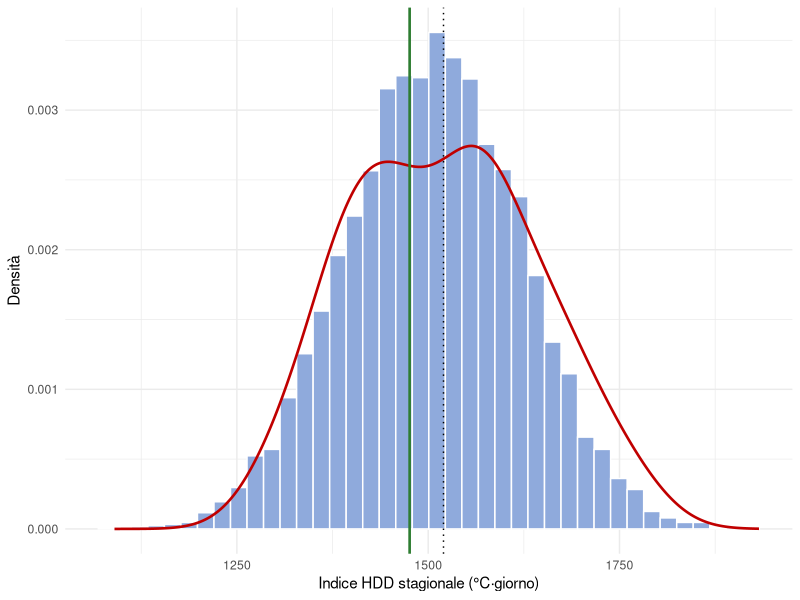

Here is the R script that generated this plot:
# 05 - Prezzo della put con le tre tecniche di pricing e sensibilita al trend
#
# Input:  risultati/indice_hdd.csv, risultati/indice_hdd_stima.csv,
#         risultati/livello_trend.csv                                (script 02)
#         risultati/tab_distribuzioni.csv                            (script 03)
#         risultati/simulazioni_hdd_2025.csv                         (script 04)
# Output: risultati/tab_prezzi.csv
#         risultati/tab_sensibilita.csv
#         risultati/05_prezzi.txt
#         grafici/figura12_montecarlo.png

# directory di lavoro: la cartella codice_R 
library(ggplot2)

indice <- read.csv("risultati/indice_hdd.csv")
stima <- read.csv("risultati/indice_hdd_stima.csv")
livello <- read.csv("risultati/livello_trend.csv")
distribuzioni <- read.csv("risultati/tab_distribuzioni.csv")
simulazioni <- read.csv("risultati/simulazioni_hdd_2025.csv")

# parametri del contratto e di mercato
tick <- 20                     # euro per punto indice (contratti europei CME)
r <- 0.0211                    # Euribor 6 mesi, media di ottobre 2025 (BCE): 2,1068%
tau <- 151 / 365               # dal 31/10/2025 al 31/03/2026
sconto <- exp(-r * tau)

# strike at the money: valore atteso dell'indice senza trend, arrotondato alla decina
K <- round(mean(stima$HDD_detrend) / 10) * 10
strike <- c(K - 50, K, K + 50)

payoff_put <- function(indice_hdd, strike_put) {
  tick * pmax(strike_put - indice_hdd, 0)
}

# prezzo = media dei payoff attualizzata; errore standard = dev. standard / radice di n
prezzo <- function(valori, k) sconto * mean(payoff_put(valori, k))
errore <- function(valori, k) sconto * sd(payoff_put(valori, k)) / sqrt(length(valori))

# per l'index modelling estraggo 100.000 valori da ciascuna distribuzione stimata
set.seed(2026)
normale <- rnorm(100000, distribuzioni$parametro_1[1], distribuzioni$parametro_2[1])
lognormale <- rlnorm(100000, distribuzioni$parametro_1[2], distribuzioni$parametro_2[2])

prezzi <- data.frame(strike = strike, burn_grezza = NA, burn_detrend = NA,
                     index_normale = NA, index_lognormale = NA, daily = NA)

for (i in 1:3) {
  k <- strike[i]
  prezzi$burn_grezza[i] <- prezzo(stima$HDD, k)
  prezzi$burn_detrend[i] <- prezzo(stima$HDD_detrend, k)
  prezzi$index_normale[i] <- prezzo(normale, k)
  prezzi$index_lognormale[i] <- prezzo(lognormale, k)
  prezzi$daily[i] <- prezzo(simulazioni$HDD, k)
}
write.csv(prezzi, "risultati/tab_prezzi.csv", row.names = FALSE)

# valore atteso dell'indice secondo ciascuna tecnica
valore_atteso <- c(
  burn_grezza = mean(stima$HDD),
  burn_detrend = mean(stima$HDD_detrend),
  index_normale = distribuzioni$parametro_1[1],
  index_lognormale = exp(distribuzioni$parametro_1[2] + distribuzioni$parametro_2[2]^2 / 2),
  daily = mean(simulazioni$HDD)
)

# incertezza: errore standard per la burn analysis (51 stagioni)
# ed errore di simulazione per il daily modelling (10.000 stagioni)
errore_burn <- errore(stima$HDD_detrend, K)
intervallo_burn <- prezzi$burn_detrend[2] + c(-1.96, 1.96) * errore_burn
errore_montecarlo <- errore(simulazioni$HDD, K)

# caricamento per il rischio: P = D * (media + alfa * dev. standard)
payoff_storici <- payoff_put(stima$HDD_detrend, K)
alfa <- c(0, 0.25, 0.5)
prezzo_caricato <- sconto * (mean(payoff_storici) + alfa * sd(payoff_storici))

# probabilita che la put venga esercitata
probabilita <- c(burn_grezza = mean(stima$HDD < K),
                 burn_detrend = mean(stima$HDD_detrend < K),
                 daily = mean(simulazioni$HDD < K))

# sensibilita al trattamento del trend (stesso strike K = 1.520)
# a) burn analysis sulle sole stagioni recenti, come nella prassi (10-30 anni)
# b) serie corretta con il livello della retta spostato di un errore standard
serie_alternative <- list(
  "Tutte le 51 stagioni osservate" = stima$HDD,
  "Ultime 30 stagioni osservate" = tail(stima$HDD, 30),
  "Ultime 20 stagioni osservate" = tail(stima$HDD, 20),
  "Ultime 10 stagioni osservate" = tail(stima$HDD, 10),
  "Serie corretta, livello centrale" = stima$HDD_detrend,
  "Serie corretta, livello +1 errore standard" = stima$HDD_detrend + livello$errore_standard,
  "Serie corretta, livello -1 errore standard" = stima$HDD_detrend - livello$errore_standard
)

sensibilita <- data.frame()
for (nome in names(serie_alternative)) {
  x <- serie_alternative[[nome]]
  sensibilita <- rbind(sensibilita, data.frame(
    impostazione = nome, stagioni = length(x), valore_atteso = mean(x),
    prezzo_put = prezzo(x, K), errore_standard = errore(x, K)))
}
write.csv(sensibilita, "risultati/tab_sensibilita.csv", row.names = FALSE)

# verifica sulla stagione 2025/26
realizzato <- indice$HDD[indice$stagione == 2025]

capture.output(
  cat("Fattore di sconto:", sconto, "| strike at the money:", K, "\n\n"),
  print(prezzi),
  cat("\nValore atteso dell'indice:\n"), print(valore_atteso),
  cat("\nProbabilita di esercizio:\n"), print(probabilita),
  cat("\nBurn analysis corretta, strike", K, ": errore standard =", errore_burn,
      "| intervallo al 95% =", intervallo_burn, "\n"),
  cat("Daily modelling, strike", K, ": errore di simulazione =", errore_montecarlo, "\n"),
  cat("\nPrezzo con caricamento, alfa = 0 / 0.25 / 0.5:", prezzo_caricato, "\n\n"),
  print(sensibilita),
  cat("\nStagione 2025/26: indice realizzato =", realizzato,
      "| payoff della put =", payoff_put(realizzato, K), "\n"),
  cat("Scarto tra valore atteso e realizzato:\n"), print(valore_atteso - realizzato),
  file = "risultati/05_prezzi.txt"
)

# Figura 12: stagioni simulate (istogramma), distribuzione storica senza trend
# (curva rossa), strike (linea punteggiata), valore realizzato (linea verde)
grafico <- ggplot() +
  geom_histogram(data = simulazioni, aes(x = HDD, y = after_stat(density)),
                 bins = 40, fill = "#8faadc", colour = "white") +
  geom_density(data = stima, aes(x = HDD_detrend), colour = "#c00000", linewidth = 0.9) +
  geom_vline(xintercept = K, linetype = "dotted") +
  geom_vline(xintercept = realizzato, colour = "#2e7d32", linewidth = 0.9) +
  labs(x = "Indice HDD stagionale (°C·giorno)", y = "Densità") +
  theme_minimal()

ggsave("grafici/figura12_montecarlo.png", grafico, width = 16, height = 9, units = "cm", dpi = 300)
